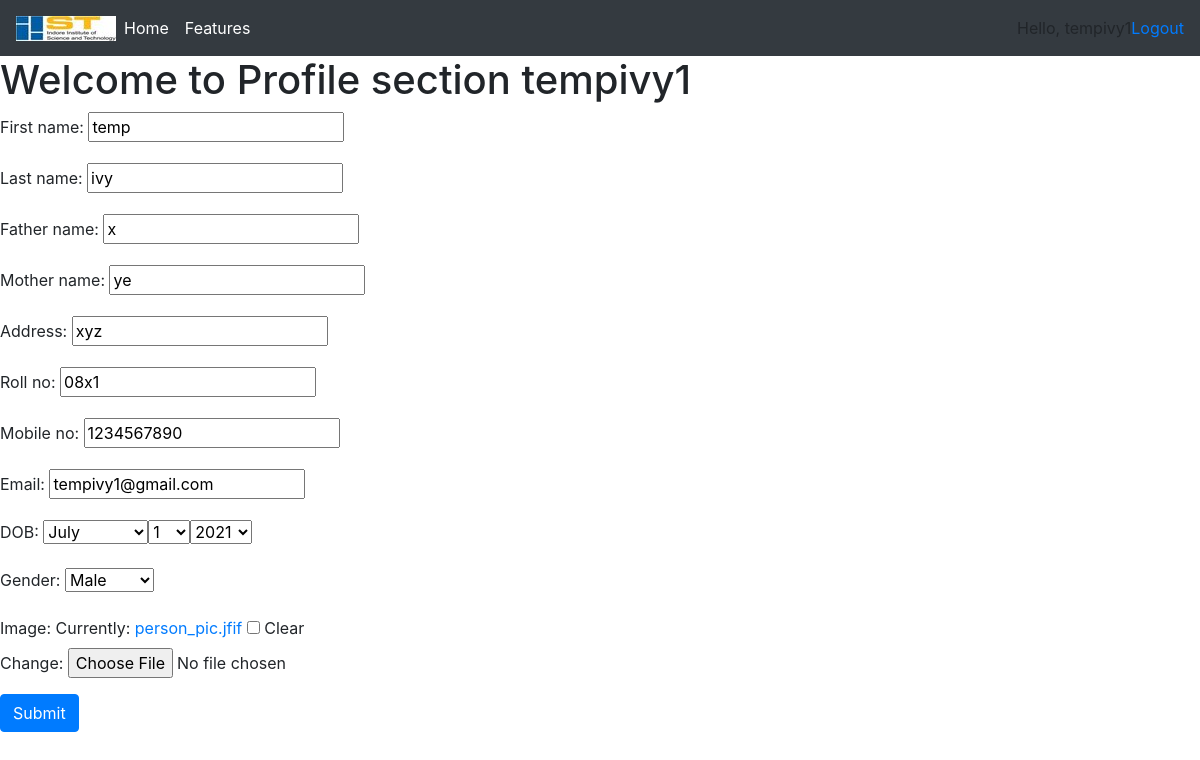
Page /profile/ (signed in) on the committed database.
### members/models.py (models this page shows)
class Student(models.Model):
    user = models.OneToOneField(User, null=True, blank=True, on_delete=models.CASCADE)
    First_name = models.CharField(max_length=50, null=True,default=user.name)
    Last_name = models.CharField(max_length=50, null=True)
    Father_name = models.CharField(max_length=50, null=True)
    Mother_name = models.CharField(max_length=50, null=True)
    Address = models.CharField(max_length=200, null=True)
    roll_no = models.CharField(max_length=50, null=True)
    mobile_no = models.CharField(max_length=14, null=True)
    email = models.EmailField(max_length=50, null=True)
    DOB = models.DateField(null=True,)
    GENDER_CHOICES = (
        ('Male', 'Male'),
        ('Female', 'Female'),
        ('other','other'),
    )
    Gender = models.CharField(choices = GENDER_CHOICES ,max_length=6, null=True)
    image = models.ImageField(default='default.jpg',null=True,blank=True)
    date_created = models.DateField(auto_now_add=True, null=True)

### members/views/profile_views.py (the view)
# urls.py: path('profile/', views.profile_home, name='profile'),
def profile_home(request):
    student = request.user.student
    form = studentForm(instance=student)
    context = {'form' : form}
    if request.method == 'POST':
        form = studentForm(request.POST, request.FILES, instance=student)
        print(form)
        if form.is_valid():
            form.save()
            return redirect('profile_view')
    return render(request, 'members/profile.html', context)

### members/forms.py
class studentForm(ModelForm):
    class Meta:
        model = Student
        fields = '__all__'
        exclude = ['user',]
        widgets = {
            'DOB': forms.SelectDateWidget,
        }

### members/templates/members/profile.html (shortened to what this page needs)
<!DOCTYPE html>
{%extends 'members/Main.html'%}
{% block content %}
<h1>Welcome to Profile section {{request.user}}</h1>
<form method="POST" action="" enctype="multipart/form-data">
				{{form.as_p}}
    <input class="btn btn-primary" type="submit" name="Update Information">
			</form>
{% endblock content%}

### members/templates/members/Navbar.html (shortened to what this page needs)
{% load static %}
<nav class="navbar navbar-expand-lg navbar-dark bg-dark">
  <img src="{% static 'images/iist.jpg'%}">
  <div class="collapse navbar-collapse" id="navbarNav">
    <ul class="navbar-nav">
      <li class="nav-item active">
        <a class="nav-link" href="{% url 'home'%}">Home <span class="sr-only">(current)</span></a>
      </li>
      <li class="nav-item active">
        <a class="nav-link" href="#">Features</a>
      </li>
    </ul>
  </div>
    <span class= "hello-msg">Hello, {{request.user}}</span>
    <span><a class= "hello-msg" href="{% url 'logout' %}">Logout</a></span>
</nav>

### rows in the picture
Student: First_name "temp", Last_name "ivy", Father_name "x", Mother_name "ye", Address "xyz", roll_no "08x1", mobile_no "1234567890", email "tempivy1@gmail.com", Gender "Male"

### other values in the picture
{{ request.user }} "tempivy1"
